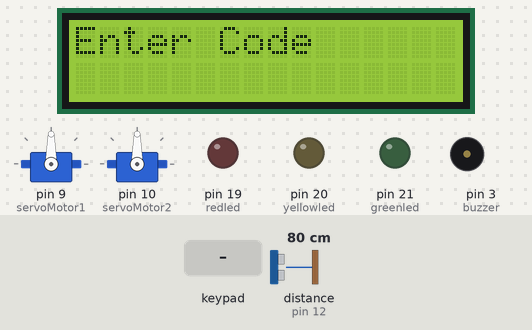
The sketch below on a simulated Arduino Mega 2560, built with avr-gcc and run on an emulated ATmega2560. Shown: 2 × servo, 16×2 character LCD, output pins drawn as LEDs (lit = HIGH), buzzer (waves = sounding). The test bench sets the inputs (shaded band); at power-on: distance to the obstacle (sensor on pin 12) 80 cm. The echo pulse lasts 58.3 µs per cm; storage starts empty; pins used as bus, display or sensor lines are not drawn.

Above: at 1.2 s.
1.3 s: keypad keys 1 2 3 4 pressed 0.4 s apart
At 3.8 s:
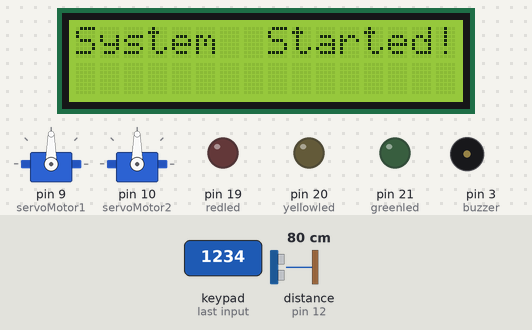
At 6.4 s:
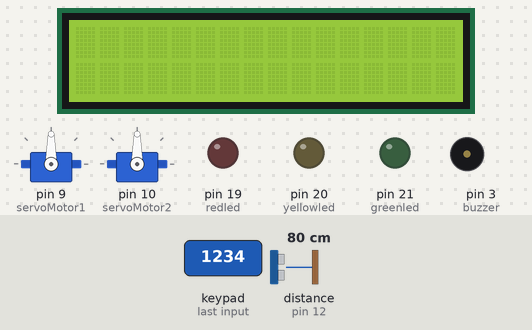
10.2 s: distance to the obstacle (sensor on pin 12) set to 2 cm
12.0 s: key '7' pressed
14.2 s: keypad keys 7 + 5 = pressed 0.4 s apart
At 16.8 s:
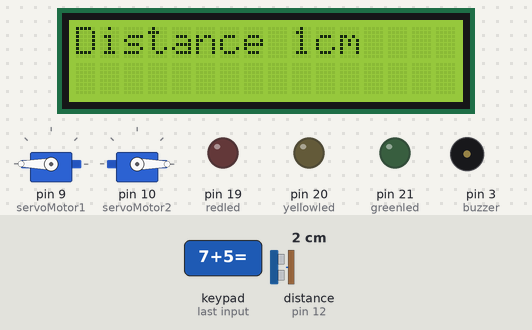
17.3 s: keypad keys 6 * 7 = pressed 0.4 s apart
At 20.2 s:
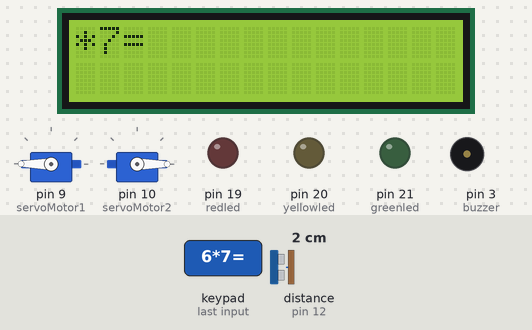
20.4 s: key '/' pressed
Timing chart, 0 to 22.9 s (numbered marks = the images above; inputs shaded):
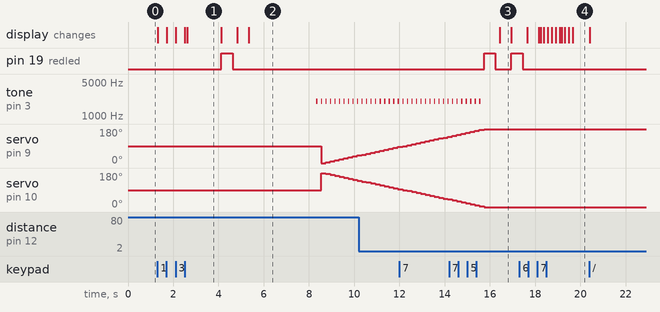

The sketch:

arduino1.ino
```cpp
#include <Servo.h>
#include <LiquidCrystal.h>
#include <Keypad.h>
#include <SPI.h>
#include <SD.h>

File myFile;
  const byte ROWS = 4;
  const byte COLS = 4;
  // Define the Keymap
  char keys[ROWS][COLS] = {
  {'7','8','9','/'},
  {'4','5','6','*'},
  {'1','2','3','-'},
  {'c','0','=','+'}
  };
  byte rowPins[ROWS] = { 25, 26, 27, 28 };
  byte colPins[COLS] = { 29, 30, 31, 32 };
Keypad keypad = Keypad( makeKeymap(keys), rowPins, colPins, ROWS, COLS );
LiquidCrystal lcd(13,8,7,6,5,4);
LiquidCrystal lcd2(53,52,51,50,49,48);

Servo servoMotor1;
Servo servoMotor2;
int servoPositon1=0,servoPositon2=0;
int trigger=11;
int echo=12;
int buzzer=3;
long duration;
int distance;
int greenled=21;
int yellowled=20;
int redled=19;
String password="1234";
String text="";
int count=0;
int i=0;
void setup() {
   pinMode(trigger,OUTPUT);
  pinMode(echo,INPUT);
   pinMode(greenled,OUTPUT);
   pinMode(yellowled,OUTPUT);
   pinMode(redled,OUTPUT);
  servoMotor1.attach(9);
  servoMotor2.attach(10);
 lcd.begin(16,2);
  lcd.print("Enter Code");
  myFile = SD.open("test.txt", FILE_WRITE);
   if (myFile) {
    Serial.print("Writing to test.txt...");
    myFile.println("Test New");
    // close the file:
    myFile.close();
    Serial.println("done.");
  }
}
int alertShown=0;
void loop() {

char key=keypad.getKey();
if(key)
{
  count++;
   text+=key;
  if(count>4)
  {
     lcd.clear();
    lcd.print("Wrong Password");
      delay(100);
    lcd.clear();
    text="";
    count=0;
  }

  lcd.clear();
   lcd.print(text);
   delay(100);
}
if(text==password)
{
  if(alertShown==0)
  {
  lcd.clear();
  lcd.print("System  Started!");
  delay(1500);
  lcd.print("System Has Started!");
  alertShown=1;
  lcd.clear();
  }

 digitalWrite(trigger,LOW);
  delayMicroseconds(2);
  digitalWrite(trigger,HIGH);
  delayMicroseconds(10);
  digitalWrite(trigger,LOW);
  duration=pulseIn(echo,HIGH);
  distance=duration*0.034/2;

if(distance>=530)
{
  digitalWrite(greenled,HIGH);
  delay(500);
  digitalWrite(greenled,LOW);
  delay(200);
}
else if(distance>=500 && distance<=530)
{
   digitalWrite(yellowled,HIGH);
  delay(500);
  digitalWrite(yellowled,LOW);
  delay(200);

}
else{
   digitalWrite(redled,HIGH);
  delay(500);
  digitalWrite(redled,LOW);
  delay(200);
}
  lcd.print("Distance ");
  lcd.print(distance);
  lcd.print("cm");
  delay(500);
  lcd.clear();


if(i==0 && distance <=500)
{

lcd2.print("Warning!");
delay(1000);
lcd2.clear();
lcd2.print("Water Level Risen!");
delay(2000);
lcd2.clear();
lcd2.print("Gate Is Closing");
servoTurnOn();
servoMotor1.write(180);
servoMotor2.write(0);
i=2;
lcd2.clear();
noTone(buzzer);
}
if(i==2 && distance >=510)
{
lcd2.print("Water Level Normal");
delay(2000);
lcd2.clear();
lcd2.print("Gate Is Opening");
servoTurnOff();
servoMotor1.write(0);
servoMotor2.write(180);
i=0;
lcd2.clear();
}
}
}
void servoTurnOn()
{
   for(servoPositon1=0,servoPositon2=180;servoPositon1<=180,servoPositon2>=0;servoPositon1+=5,servoPositon2-=5)
 {
   tone(buzzer,2000);
   delay(50);
   noTone(buzzer);
   delay(150);
  servoMotor1.write(servoPositon1);
  servoMotor2.write(servoPositon2);

 }
}
void servoTurnOff()
{
   for(servoPositon1=0,servoPositon2=180;servoPositon1<=180,servoPositon2>=0;servoPositon1+=1,servoPositon2-=1)
 {
  servoMotor1.write(servoPositon2);
  servoMotor2.write(servoPositon1);
  delay(50);
 }
}
```

Measured:
- after the input at 1.3 s, pin 19 (redled): LOW → HIGH after 2.8 s, → LOW 0.50 s later; tone on pin 3 (buzzer): alternates 2000 Hz for 0.05 s and silent for 0.15 s, starting after 7.0 s
- what the display in image 1 shows lasts 1.5 s, from 2.6 s to 4.1 s
- what the display in image 3 shows lasts 0.5 s, from 16.4 s to 16.9 s
